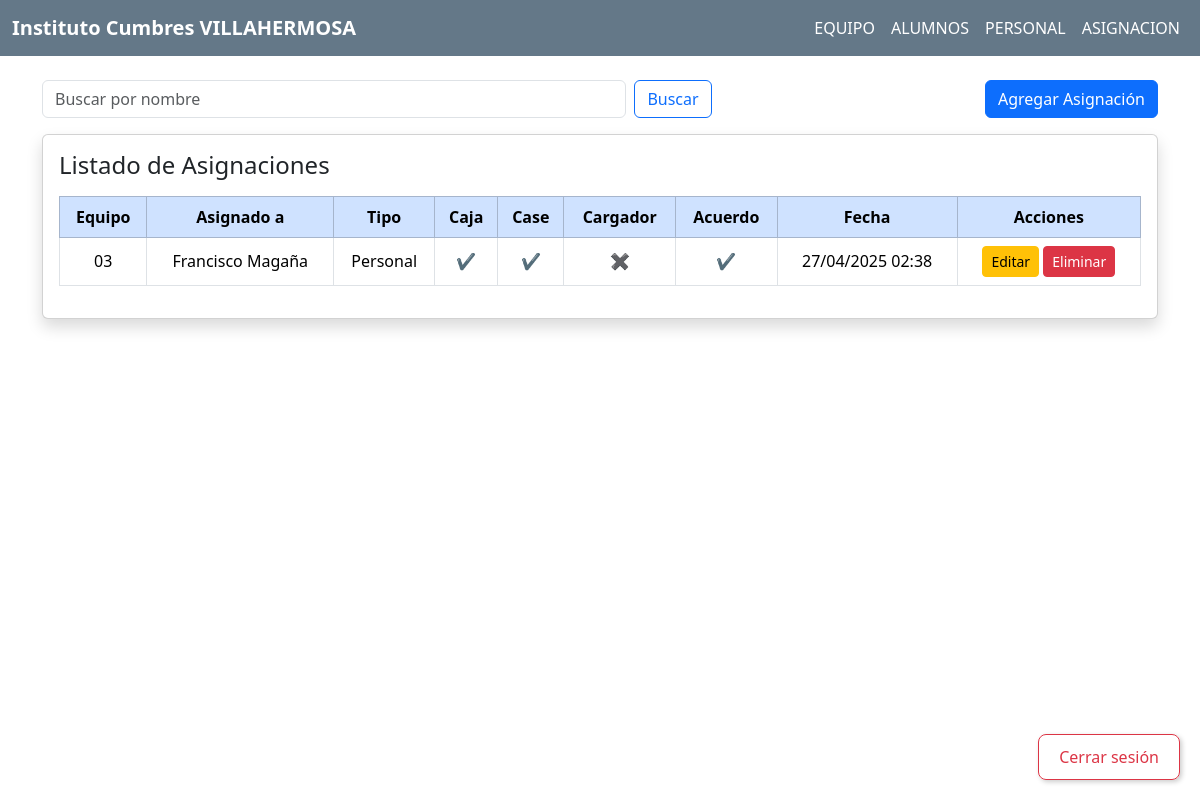
Screenshot of /asignacion/ (signed in) with the database file from the repository.
### task/models.py (models this page shows, shortened)
class Asignacion(models.Model):
    equipo = models.ForeignKey(Equipo, on_delete=models.CASCADE)
    alumno = models.ForeignKey(Alumno, on_delete=models.CASCADE, blank=True, null=True)
    personal = models.ForeignKey(Personal, on_delete=models.CASCADE, blank=True, null=True)
    caja = models.BooleanField(default=False)
    case = models.BooleanField(default=False)
    cargador = models.BooleanField(default=False)
    acuerdo_firmado = models.BooleanField(default=False)
    fecha_asignacion = models.DateTimeField(auto_now_add=True)

class Equipo(models.Model):
    id_equipo = models.AutoField(primary_key=True)
    NumSerie = models.CharField(max_length=100, unique=True)
    id_economico = models.CharField(max_length=50, blank=True, null=True)

class Personal(models.Model):
    id_personal = models.AutoField(primary_key=True)
    nombre = models.CharField(max_length=200)
    puesto = models.CharField(max_length=100)
    seccion = models.CharField(max_length=50)

### task/views.py (the view)
# urls.py: path('asignacion/', views.asignacion_view, name='asignacion'),
@login_required
def asignacion_view(request):
    query = request.GET.get("m")
    if query:
        asignaciones = Asignacion.objects.filter(
            Q(alumno__nombre__icontains=query) | Q(personal__nombre__icontains=query)
        )
    else:
        asignaciones = Asignacion.objects.all()
    return render(request, 'asignacion/asignacion.html', {'asignaciones': asignaciones, 'query': query})

### task/templates/asignacion/asignacion.html (shortened to what this page needs)
{% extends 'base_navbar.html' %}
{% block content %}
<!DOCTYPE html>
<html lang="es">
<head>
</head>
<body>
<div class="container mt-4">
    <div class="d-flex justify-content-between mb-3">
        <form method="get" class="d-flex" style="width: 60%;">
            <input type="text" name="m" class="form-control me-2" placeholder="Buscar por nombre" value="{{ query|default:'' }}">
            <button type="submit" class="btn btn-outline-primary">Buscar</button>
        </form>
        <a href="{% url 'crear_asignacion' %}" class="btn btn-primary">Agregar Asignación</a>
    </div>
    <div class="card shadow">
        <div class="card-body">
            <h4 class="card-title mb-3">Listado de Asignaciones</h4>
            <div class="table-responsive">
                <table class="table table-bordered table-hover align-middle text-center">
                    <thead class="table-primary">
                        <tr>
                            <th>Equipo</th>
                            <th>Asignado a</th>
                            <th>Tipo</th>
                            <th>Caja</th>
                            <th>Case</th>
                            <th>Cargador</th>
                            <th>Acuerdo</th>
                            <th>Fecha</th>
                            <th>Acciones</th>
                        </tr>
                    </thead>
                    <tbody>
                        {% for asignacion in asignaciones %}
                        <tr>
                            <td>{{ asignacion.equipo.NumSerie }}</td>
                            <td>
                                {% if asignacion.alumno %}
                                {{ asignacion.alumno.nombre }}
                                {% else %}
                                {{ asignacion.personal.nombre }}
                                {% endif %}
                            </td>
                            <td>
                                {% if asignacion.alumno %}
                                Alumno
                                {% else %}
                                Personal
                                {% endif %}
                            </td>
                            <td>{% if asignacion.caja %}✔{% else %}✖{% endif %}</td>
                            <td>{% if asignacion.case %}✔{% else %}✖{% endif %}</td>
                            <td>{% if asignacion.cargador %}✔{% else %}✖{% endif %}</td>
                            <td>{% if asignacion.acuerdo_firmado %}✔{% else %}✖{% endif %}</td>
                            <td>{{ asignacion.fecha_asignacion|date:"d/m/Y H:i" }}</td>
                            <td>
                                <a href="{% url 'editar_asignacion' asignacion.id %}" class="btn btn-sm btn-warning">Editar</a>
                                <a href="{% url 'eliminar_asignacion' asignacion.id %}" class="btn btn-sm btn-danger">Eliminar</a>
                            </td>
                        </tr>
                        {% empty %}
                        <tr><td colspan="9">No hay asignaciones registradas.</td></tr>
                        {% endfor %}
                    </tbody>
                </table>
            </div>
        </div>
    </div>
</div>
</body>
</html>
{% endblock %}

### rows the page displays
Asignacion: equipo.NumSerie "03", personal.nombre "Francisco Magaña", shows "Personal", fecha_asignacion "27/04/2025 02:38"
